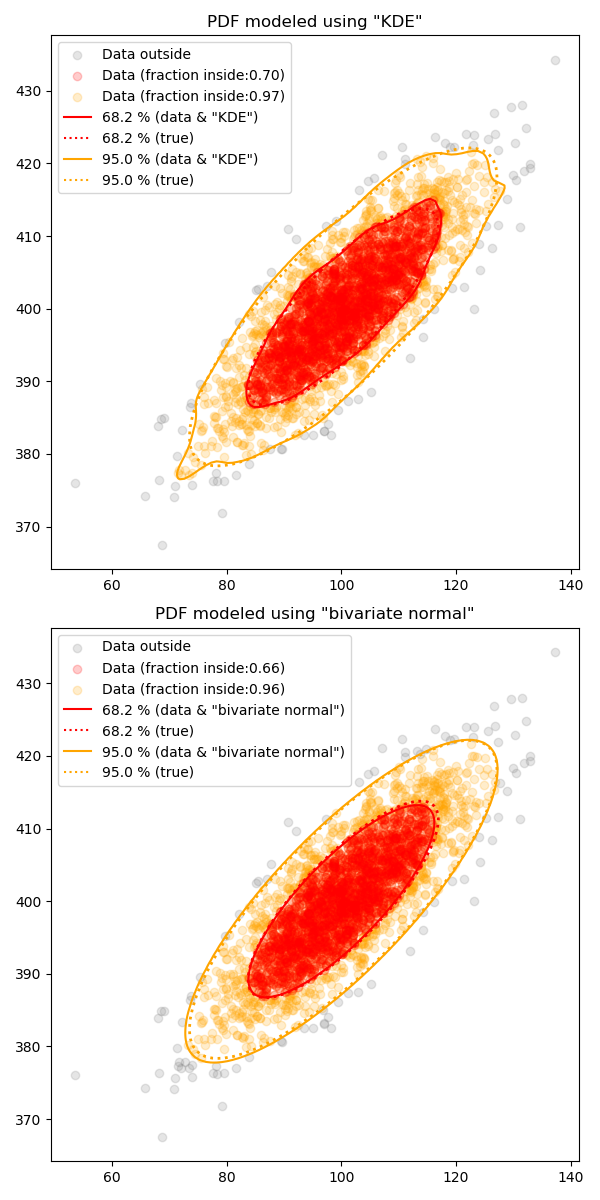

Write Python code to recreate this figure.
# -*- coding: utf-8 -*-
"""
Created on Thu Mar 22 12:24:53 2018

@author: SonneJ
"""
import numpy as np
import matplotlib.pyplot as plt
from scipy.stats import gaussian_kde, multivariate_normal, chi2
from matplotlib.patches import Ellipse
np.random.seed(0)

def plot_cov_ellipse(cov, pos, nstd=2, ax=None, **kwargs):
    """
    Plots an `nstd` sigma error ellipse based on the specified covariance
    matrix (`cov`). Additional keyword arguments are passed on to the 
    ellipse patch artist.

    Parameters
    ----------
        cov : The 2x2 covariance matrix to base the ellipse on
        pos : The location of the center of the ellipse. Expects a 2-element
            sequence of [x0, y0].
        nstd : The radius of the ellipse in numbers of standard deviations.
            Defaults to 2 standard deviations.
        ax : The axis that the ellipse will be plotted on. Defaults to the 
            current axis.
        Additional keyword arguments are pass on to the ellipse patch.

    Returns
    -------
        A matplotlib ellipse artist
    """
    def eigsorted(cov):
        vals, vecs = np.linalg.eigh(cov)
        order = vals.argsort()[::-1]
        return vals[order], vecs[:,order]

    if ax is None:
        ax = plt.gca()

    vals, vecs = eigsorted(cov)
    theta = np.degrees(np.arctan2(*vecs[:,0][::-1]))

    # Width and height are "full" widths, not radius
    width, height = 2 * nstd * np.sqrt(vals)
    ellip = Ellipse(xy=pos, width=width, height=height, angle=theta, **kwargs)
    ax.add_patch(ellip)
    return ellip


def pdf_kde(q, w, nresample, pars):
    """
    """
    # approximate the pdf
    pdf = gaussian_kde(pars['xy'].T)
    # densities on the specified grid
    densities_on_grid = pdf([q.flatten(), w.flatten()])
    # sample the pdf
    smpl = pdf.resample(nresample)
    # probability densities represented both by the elements values and the number of elements
    densities_resampled = pdf(smpl)
    return densities_on_grid, densities_resampled


def pdf_normal(q, w, nresample, pars):   
    """
    See 'pdf_kde'
    """
    densities_on_grid = multivariate_normal.pdf(np.array([q.flatten(), w.flatten()]).T,
                                                mean=pars['mean'],
                                                cov=pars['cov'])
                     
    smpl = np.random.multivariate_normal(pars['mean'],
                                         pars['cov'],
                                         nresample)

    densities_resampled = multivariate_normal.pdf(smpl,
                                                     mean=pars['mean'],
                                                     cov=pars['cov'])
    return densities_on_grid, densities_resampled


def percentile_region(percentiles, q, w, nresample, density_estimator, pars):
    """ https://stats.stackexchange.com/questions/64680/how-to-determine-quantiles-isolines-of-a-multivariate-normal-distribution?utm_medium=organic&utm_source=google_rich_qa&utm_campaign=google_rich_qa
    """
    qs = 100. - percentiles
    densities_on_grid, densities_resampled = density_estimator(q, w, nresample, pars)
    density_levels_for_percentiles = np.percentile(densities_resampled, qs)
    densities_on_grid.shape = q.shape
    return densities_on_grid, density_levels_for_percentiles


def percentiles_to_std(percentiles, df):
    """critical chi^2 values used for converting standard 
    deviation to percentile

    http://www.real-statistics.com/multivariate-statistics/multivariate-normal-distribution/confidence-hyper-ellipse-eigenvalues/
    """
    chi2crits = [chi2.ppf(0.01*pct, df) for pct in percentiles]
    return np.sqrt(chi2crits)


def run():
    """
    """
    # Parameters for generating synthetic data
    ndata = 2500
    x_mean = 100
    y_mean = 400
    cov = np.array([[120,80],[80,80]])

    # generate synthetic data
    xy = np.random.multivariate_normal((x_mean, y_mean), cov, ndata)
    xs = xy[:,0]; ys = xy[:,1]

    # estimate confidence region using these models for the data
    titles = '"KDE"', '"bivariate normal"'
    density_funcs = pdf_kde, pdf_normal
    density_pars = {'xy': xy}, {'mean':(x_mean, y_mean), 'cov':cov}

    nplts = len(titles)
    fig, axs = plt.subplots(nplts, 1, figsize=(6, nplts*6))
    axs = np.atleast_1d(axs)
    
    # percentiles expressed as standard deviations
    percentiles = 68.2, 95.
    df = 2
    nstd = percentiles_to_std(percentiles, df)

    colors = 'red', 'orange'
    percentiles, colors, nstd = zip(*sorted(zip(percentiles, colors, nstd), reverse=True))
    percentiles = np.array(percentiles)

    min_x, max_x  = np.min(xs), np.max(xs)
    pad_x = (max_x - min_x)*0.05
    min_y, max_y = np.min(ys), np.max(ys)
    pad_y = (max_y - min_y)*0.05

    # make a grid
    xtmp = np.linspace(min_x - pad_x, max_x + pad_x, 100) 
    ytmp = np.linspace(min_y - pad_y, max_y + pad_y, 200)
    q, w = np.meshgrid(xtmp, ytmp)

    # number of times to sample distribution to get the 
    # probability at the specified percentiles
    nresample = 1000
    
    points = np.stack((xs, ys), axis=-1)
    pos = points.mean(axis=0)
    
    for iplt, (_estimator, _pars) in enumerate(zip(density_funcs, density_pars)):
        axs[iplt].set_title('PDF modeled using {}'.format(titles[iplt]))
        densities_on_grid, density_levels_for_percentiles = percentile_region(percentiles,
                                                                              q, w, nresample,
                                                                              _estimator, _pars)

        cs = axs[iplt].contour(xtmp, ytmp, densities_on_grid, density_levels_for_percentiles, colors=colors)
        points_inside_all = np.zeros_like(xs)
        for iscore, (fact, color, pct, score) in enumerate(zip(nstd, colors, percentiles, density_levels_for_percentiles)):
            plot_cov_ellipse(cov, pos, nstd=fact, 
                             facecolor='none', 
                             edgecolor=color, ax=axs[iplt], 
                             linewidth=2, 
                             linestyle='dotted',)
            axs[iplt].plot([],[], linestyle=':', color=color, label='{} % (true)'.format(pct))
            collection = cs.collections[iscore]
            for path in collection.get_paths():
                points_inside = path.contains_points(points)
                points_inside_all += points_inside
                fraction = float(len(xs[points_inside]))/len(xs)
                axs[iplt].scatter(xs[points_inside],
                                  ys[points_inside],
                                  alpha=0.2,
                                  color=color,
                                  label='Data (fraction inside:{:4.2f})'.format(fraction))

    
            axs[iplt].plot([],[], linestyle='-', color=color, label='{} % (data & {})'.format(pct, titles[iplt]))

        points_outside = np.where(points_inside_all > 0, False, True)
        axs[iplt].scatter(xs[points_outside], ys[points_outside], alpha=0.2, color='gray', label='Data outside')
        handles, labels = axs[iplt].get_legend_handles_labels()
        axs[iplt].legend(handles[::-1], labels[::-1])

    plt.tight_layout()
    plt.savefig('percentiles2d.png')
    plt.show()

if __name__ == '__main__':
    run()